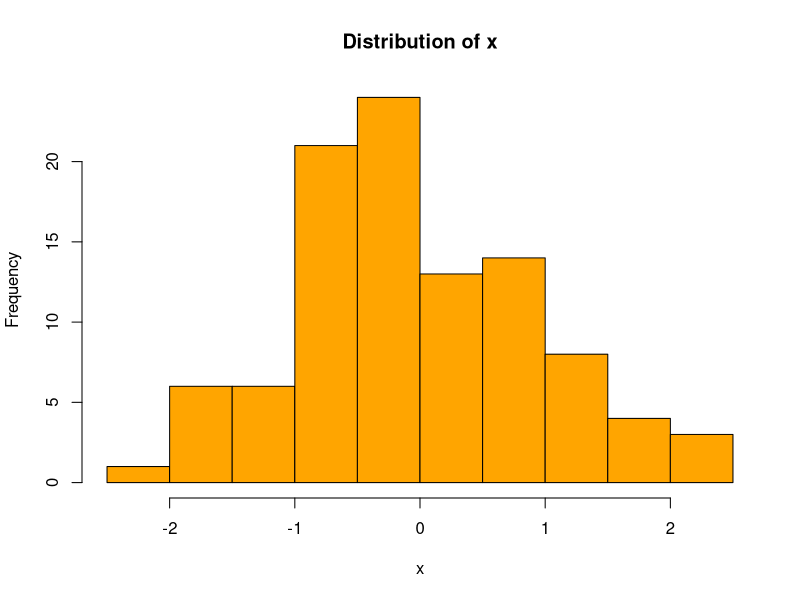

Recreate this plot in R.
## ---- chunk 1
x<-rnorm(100,mean = 0,sd=1)
mean(x)
median(x)
var(x)
## ---- chunk 2
x<-rnorm(100,mean = 0,sd=1)
hist(x,col = "orange",main = "Distribution of x")
